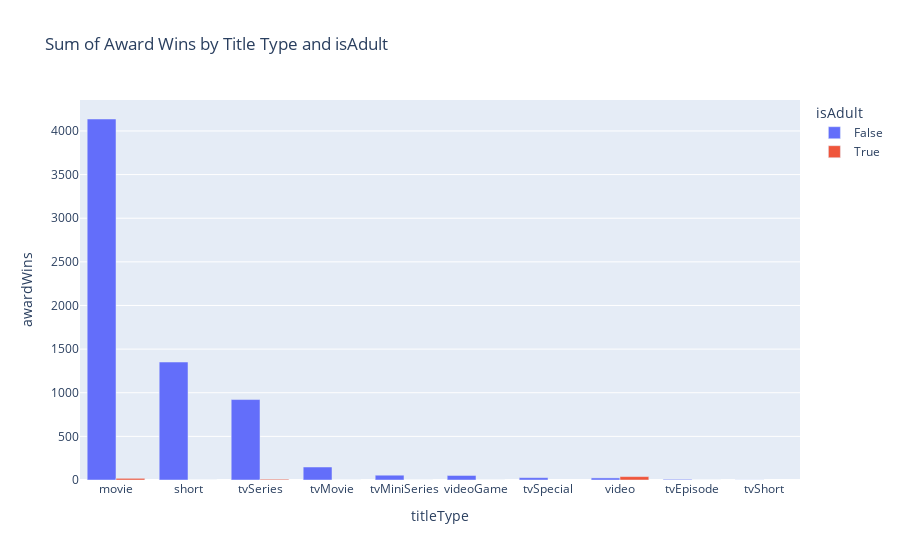

Write notebook code for a chart like this one.
### Markdown cell above
From the output code it is noticed that the first 3 units for number of votes belong to the category 'movies' of the variable 'titleType'.
These are respectively:
1. Harry Potter and the Deathly Hallows - Part 2 with 966.565 votes.
2. Il buono, il brutto, il cattivo with 825.934 votes.
3. Full Metal Jacket with 803.146 votes.

### Code cell
import plotly.express as px

# Raggruppa per titleType e isAdult e somma i premi vinti
df_grouped = df_copy.groupby(['titleType', 'isAdult'])['awardWins'].sum().reset_index()

# Ordina il DataFrame per awardWins in ordine decrescente
df_grouped = df_grouped.sort_values(by='awardWins', ascending=False)

# Crea un bar plot usando Plotly
fig = px.bar(df_grouped, x='titleType', y='awardWins', color='isAdult', barmode='group',
             title='Sum of Award Wins by Title Type and isAdult')

# Mostra il grafico
fig.show()

### Figure 1 — Plotly figure (JSON) as saved in the notebook; plotly's stock layout.template omitted (floating-point values rounded to 4 significant figures)
{"data": [{"alignmentgroup": "True", "hovertemplate": "isAdult=False<br>titleType=%{x}<br>awardWins=%{y}<extra></extra>", "legendgroup": "False", "marker": {"color": "#636efa", "pattern": {"shape": ""}}, "name": "False", "offsetgroup": "False", "orientation": "v", "showlegend": true, "textposition": "auto", "type": "bar", "x": ["movie", "short", "tvSeries", "tvMovie", "tvMiniSeries", "videoGame", "tvSpecial", "video", "tvEpisode", "tvShort"], "xaxis": "x", "y": [4137, 1352, 922, 149, 55, 52, 27, 24, 8, 1], "yaxis": "y"}, {"alignmentgroup": "True", "hovertemplate": "isAdult=True<br>titleType=%{x}<br>awardWins=%{y}<extra></extra>", "legendgroup": "True", "marker": {"color": "#EF553B", "pattern": {"shape": ""}}, "name": "True", "offsetgroup": "True", "orientation": "v", "showlegend": true, "textposition": "auto", "type": "bar", "x": ["video", "movie", "tvSeries", "tvMovie", "tvMiniSeries", "tvEpisode", "short", "videoGame"], "xaxis": "x", "y": [39, 19, 9, 0, 0, 0, 0, 0], "yaxis": "y"}], "layout": {"barmode": "group", "legend": {"title": {"text": "isAdult"}, "tracegroupgap": 0}, "title": {"text": "Sum of Award Wins by Title Type and isAdult"}, "xaxis": {"anchor": "y", "domain": [0, 1], "title": {"text": "titleType"}}, "yaxis": {"anchor": "x", "domain": [0, 1], "title": {"text": "awardWins"}}}}
